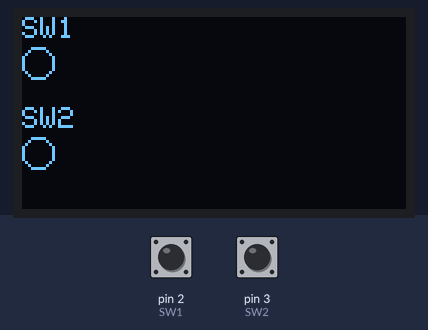
The program below on a simulated Arduino Uno, built with avr-gcc and run on an emulated ATmega328P. On the bench: 128×64 one-colour display. Inputs (shaded band) come from the test bench; at power-on: pin 2 (SW1) HIGH, pin 3 (SW2) HIGH.

Above: at 1.2 s.
1.3 s: pin 2 (SW1) pulled LOW for 0.15 s
At 1.42 s:
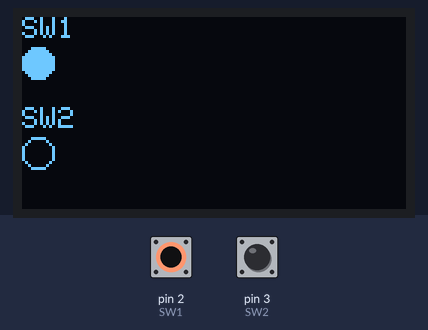
2.9 s: pin 3 (SW2) pulled LOW for 0.15 s
At 3.02 s:
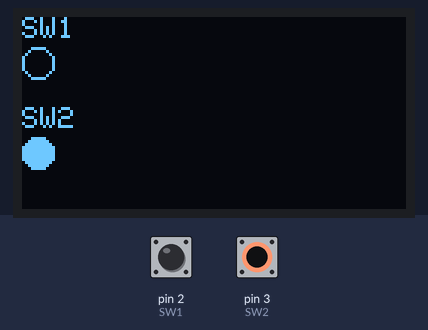
Timing chart, 0 to 5.9 s (numbered marks = the images above; inputs shaded):
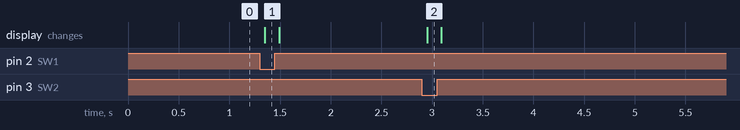

The program:

main.cpp
```cpp
#include <Arduino.h>

#include <Wire.h>
#include <Adafruit_GFX.h>
#include <Adafruit_SSD1306.h>

#define SW1 2
#define SW2 3

#define SCREEN_WIDTH	128 // OLED display width, in pixels
#define SCREEN_HEIGHT	64 // OLED display height, in pixels

#define OLED_RESET		-1 // Reset pin # (or -1 if sharing Arduino reset pin)
Adafruit_SSD1306 display(SCREEN_WIDTH, SCREEN_HEIGHT, &Wire, OLED_RESET);

void setup(){
	pinMode(SW1, INPUT_PULLUP);
	pinMode(SW2, INPUT_PULLUP);

	Serial.begin(9600);
	if(!display.begin(SSD1306_SWITCHCAPVCC, 0x3C)) { // Address 0x3D for 128x64
		Serial.println(F("SSD1306 allocation failed"));
		for(;;); // Don't proceed, loop forever
	}

	display.clearDisplay();
	display.setTextSize(1);
	display.setTextColor(SSD1306_WHITE);

	display.setCursor(0,0);
	display.println(F("SW1"));
	display.drawCircle(5, 15, 5, SSD1306_WHITE);

	display.setCursor(0,30);
	display.println(F("SW2"));
	display.drawCircle(5, 45, 5, SSD1306_WHITE);

	display.display();
}

void loop(){
	if(!digitalRead(SW1)) 	display.fillCircle(5, 15, 5, SSD1306_WHITE);
	else 					display.fillCircle(5, 15, 5, SSD1306_BLACK);
	display.drawCircle(5, 15, 5, SSD1306_WHITE);

	if(!digitalRead(SW2)) 	display.fillCircle(5, 45, 5, SSD1306_WHITE);
	else 					display.fillCircle(5, 45, 5, SSD1306_BLACK);
	display.drawCircle(5, 45, 5, SSD1306_WHITE);
	display.display();
}
```

Measured:
- after the input at 1.3 s, the display: changes after 0.05 s (image 1)
- after the input at 2.9 s, the display: changes after 0.05 s (image 2)
